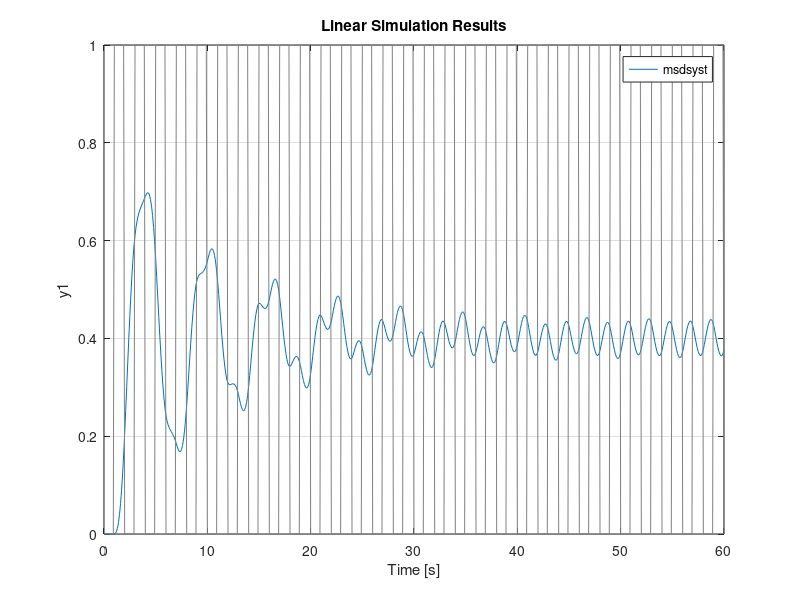

MATLAB code to generate this figure:
%Transfer function of differential equation
%H(S)= 4u/ay'''+by''+cy'+dy

a=2;
b=5;
c=3;
d=5;

num=4;
den=[a b c d];

msdsyst=tf(num,den);

%stepplot(msdsyst)

t=0:0.1:60;
u=gensig('square',2,60,0.1);

lsim(msdsyst,u,t)
axis([0 60 0 1])